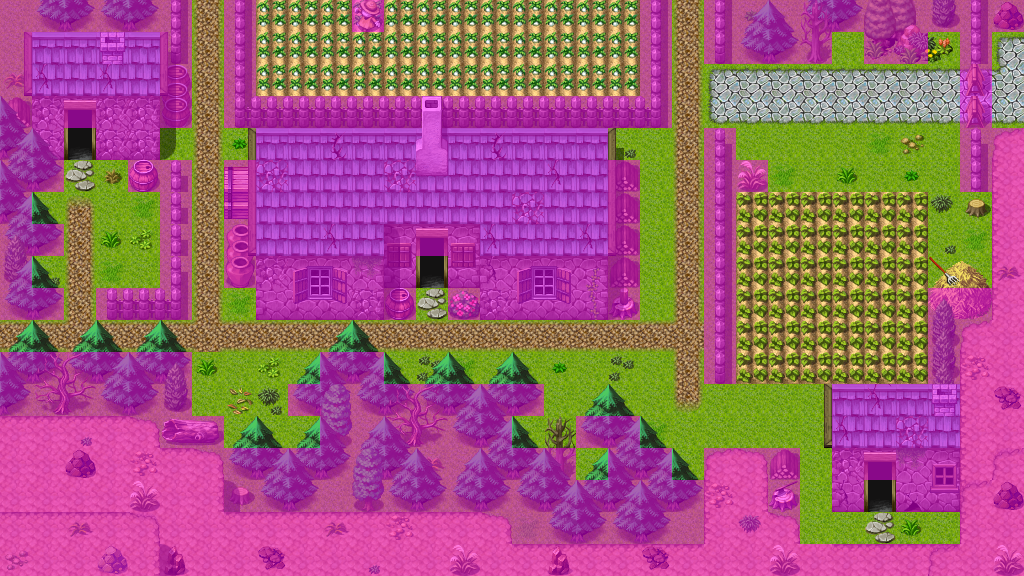

A level layout from a 2D game, rendered from its tile map. Below: a short description, then the map file with tile-grid data replaced by summaries:
An orthogonal 32x18 tile map with 32x32 px tiles, 4 tile layers (Ground, Objects, Above, Walkable), 28 tilesets and 15 objects (10x mapchange, 4x spawn, script).

<map version="1.0" orientation="orthogonal" width="32" height="18" tilewidth="32" tileheight="32">
    <properties>
        <property name="outdoors" value="1" />
    </properties>
    <tileset firstgid="1" name="map_6" tilewidth="32" tileheight="32">
        <image source="../drawable/map_6.png" />
    </tileset>
    <tileset firstgid="65" name="map_25" tilewidth="32" tileheight="32">
        <image source="../drawable/map_25.png" />
    </tileset>
    <tileset firstgid="129" name="map_45" tilewidth="32" tileheight="32">
        <image source="../drawable/map_45.png" />
    </tileset>
    <tileset firstgid="193" name="map_28" tilewidth="32" tileheight="32">
        <image source="../drawable/map_28.png" />
    </tileset>
    <tileset firstgid="257" name="map_43" tilewidth="32" tileheight="32">
        <image source="../drawable/map_43.png" />
    </tileset>
    <tileset firstgid="321" name="map_26" tilewidth="32" tileheight="32">
        <image source="../drawable/map_26.png" />
    </tileset>
    <tileset firstgid="385" name="map_29" tilewidth="32" tileheight="32">
        <image source="../drawable/map_29.png" />
    </tileset>
    <tileset firstgid="449" name="map_1" tilewidth="32" tileheight="32">
        <image source="../drawable/map_1.png" />
    </tileset>
    <tileset firstgid="513" name="map_18" tilewidth="32" tileheight="32">
        <image source="../drawable/map_18.png" />
    </tileset>
    <tileset firstgid="577" name="map_5" tilewidth="32" tileheight="32">
        <image source="../drawable/map_5.png" />
    </tileset>
    <tileset firstgid="641" name="map_0" tilewidth="32" tileheight="32">
        <image source="../drawable/map_0.png" />
    </tileset>
    <tileset firstgid="705" name="map_8" tilewidth="32" tileheight="32">
        <image source="../drawable/map_8.png" />
    </tileset>
    <tileset firstgid="769" name="map_7" tilewidth="32" tileheight="32">
        <image source="../drawable/map_7.png" />
    </tileset>
    <tileset firstgid="833" name="map_3" tilewidth="32" tileheight="32">
        <image source="../drawable/map_3.png" />
    </tileset>
    <tileset firstgid="897" name="map_4" tilewidth="32" tileheight="32">
        <image source="../drawable/map_4.png" />
    </tileset>
    <tileset firstgid="961" name="map_9" tilewidth="32" tileheight="32">
        <image source="../drawable/map_9.png" />
    </tileset>
    <tileset firstgid="1025" name="map_41" tilewidth="32" tileheight="32">
        <image source="../drawable/map_41.png" />
    </tileset>
    <tileset firstgid="1089" name="map_21" tilewidth="32" tileheight="32">
        <image source="../drawable/map_21.png" />
    </tileset>
    <tileset firstgid="1153" name="map_22" tilewidth="32" tileheight="32">
        <image source="../drawable/map_22.png" />
    </tileset>
    <tileset firstgid="1217" name="map_16" tilewidth="32" tileheight="32">
        <image source="../drawable/map_16.png" />
    </tileset>
    <tileset firstgid="1281" name="map_17" tilewidth="32" tileheight="32">
        <image source="../drawable/map_17.png" />
    </tileset>
    <tileset firstgid="1345" name="map_33" tilewidth="32" tileheight="32">
        <image source="../drawable/map_33.png" />
    </tileset>
    <tileset firstgid="1409" name="map_2" tilewidth="32" tileheight="32">
        <image source="../drawable/map_2.png" />
    </tileset>
    <tileset firstgid="1473" name="map_19" tilewidth="32" tileheight="32">
        <image source="../drawable/map_19.png" />
    </tileset>
    <tileset firstgid="1537" name="map_20" tilewidth="32" tileheight="32">
        <image source="../drawable/map_20.png" />
    </tileset>
    <tileset firstgid="1601" name="map_27" tilewidth="32" tileheight="32">
        <image source="../drawable/map_27.png" />
    </tileset>
    <tileset firstgid="1665" name="map_35" tilewidth="32" tileheight="32">
        <image source="../drawable/map_35.png" />
    </tileset>
    <tileset firstgid="1729" name="map_30" tilewidth="32" tileheight="32">
        <image source="../drawable/map_30.png" />
    </tileset>
    <layer name="Ground" width="32" height="18">
        <data>[576 cells, 576 non-empty, 21 distinct tile ids]</data>
    </layer>
    <layer name="Objects" width="32" height="18">
        <data>[576 cells, 394 non-empty, 85 distinct tile ids]</data>
    </layer>
    <layer name="Above" width="32" height="18">
        <data>[576 cells, 103 non-empty, 26 distinct tile ids]</data>
    </layer>
    <layer name="Walkable" width="32" height="18">
        <data>[576 cells, 349 non-empty, 1 distinct tile ids]</data>
    </layer>
    <objectgroup name="Mapevents">
        <object name="northeast" type="mapchange" x="672" y="0" width="32" height="32">
            <properties>
                <property name="map" value="stoutford_ne" />
                <property name="place" value="south" />
            </properties>
        </object>
        <object name="northwest" type="mapchange" x="192" y="0" width="32" height="32">
            <properties>
                <property name="map" value="stoutford_gate" />
                <property name="place" value="south" />
            </properties>
        </object>
        <object name="tavern" type="mapchange" x="416" y="256" width="32" height="32">
            <properties>
                <property name="map" value="stoutford_tavern" />
                <property name="place" value="entrance" />
            </properties>
        </object>
        <object name="burhczyd_check5" type="script" x="384" y="480" width="96" height="32" />
        <object name="farmer2" type="mapchange" x="864" y="480" width="32" height="32">
            <properties>
                <property name="map" value="stoutford_farmhouse2" />
                <property name="place" value="entrance" />
            </properties>
        </object>
        <object name="cottage1" type="mapchange" x="64" y="128" width="32" height="32">
            <properties>
                <property name="map" value="stoutford_cottage1" />
                <property name="place" value="entrance" />
            </properties>
        </object>
        <object name="west" type="mapchange" x="0" y="320" width="32" height="32">
            <properties>
                <property name="map" value="stoutford_sw" />
                <property name="place" value="east" />
            </properties>
        </object>
        <object name="fieldnorth1" type="mapchange" x="256" y="0" width="96" height="32">
            <properties>
                <property name="map" value="stoutford_gate" />
                <property name="place" value="fieldsouth" />
            </properties>
        </object>
        <object name="fieldnorth2" type="mapchange" x="384" y="0" width="256" height="32">
            <properties>
                <property name="map" value="stoutford_ne" />
                <property name="place" value="fieldsouth" />
            </properties>
        </object>
        <object name="east1" type="mapchange" x="992" y="32" width="32" height="32">
            <properties>
                <property name="map" value="wild22" />
                <property name="place" value="west1" />
            </properties>
        </object>
        <object name="east2" type="mapchange" x="992" y="64" width="32" height="64">
            <properties>
                <property name="map" value="wild22" />
                <property name="place" value="west2" />
            </properties>
        </object>
    </objectgroup>
    <objectgroup name="Spawn" visible="0">
        <object name="stoutford_farmer3" type="spawn" x="736" y="160" width="192" height="224">
            <properties>
                <property name="spawngroup" value="stoutford_farmer3" />
            </properties>
        </object>
        </objectgroup>
    <objectgroup name="Keys" visible="0" />
</map>
<!-- 3 of 15 objects omitted -->
